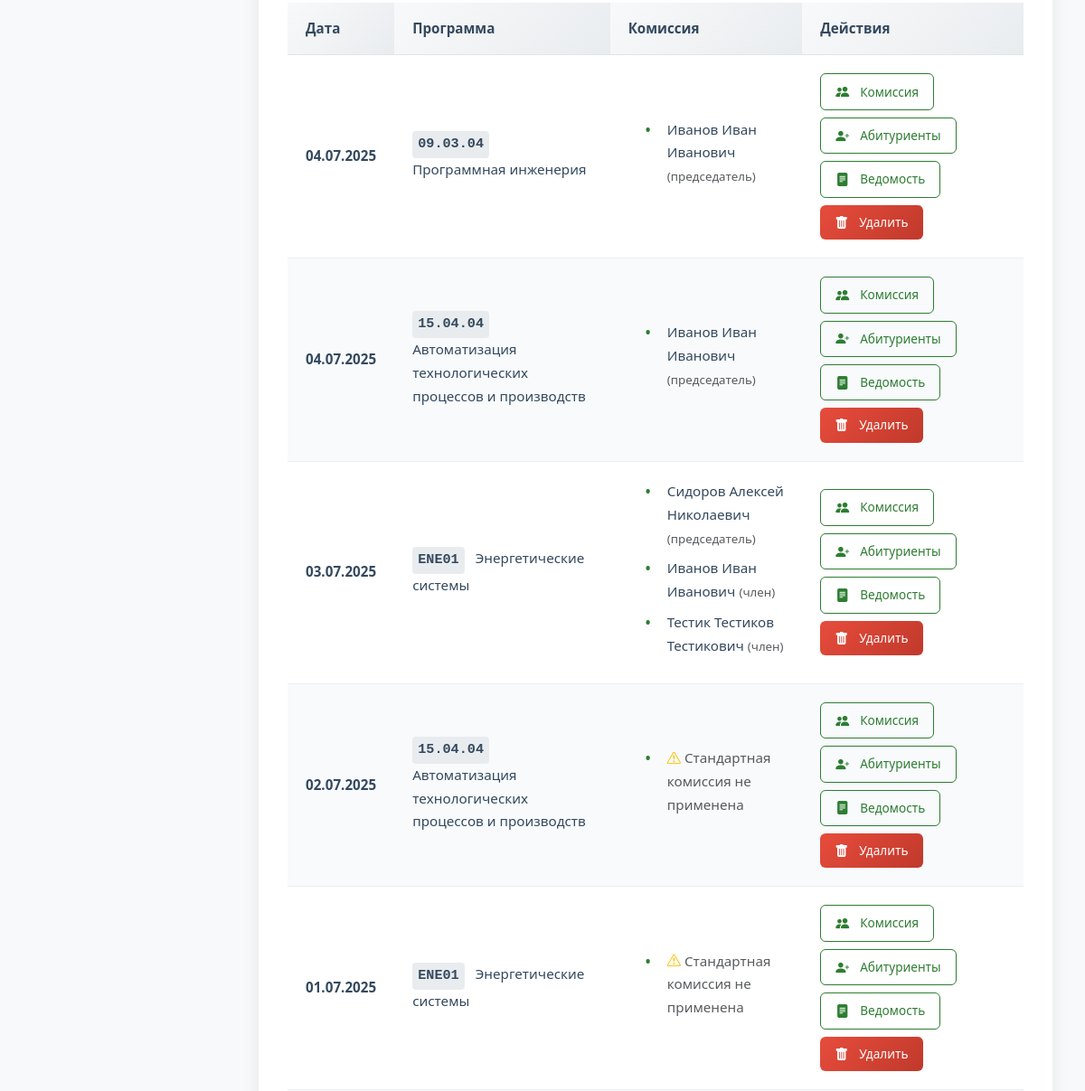
/exam_dates (signed in, middle part), run on an earlier commit of the app's database.
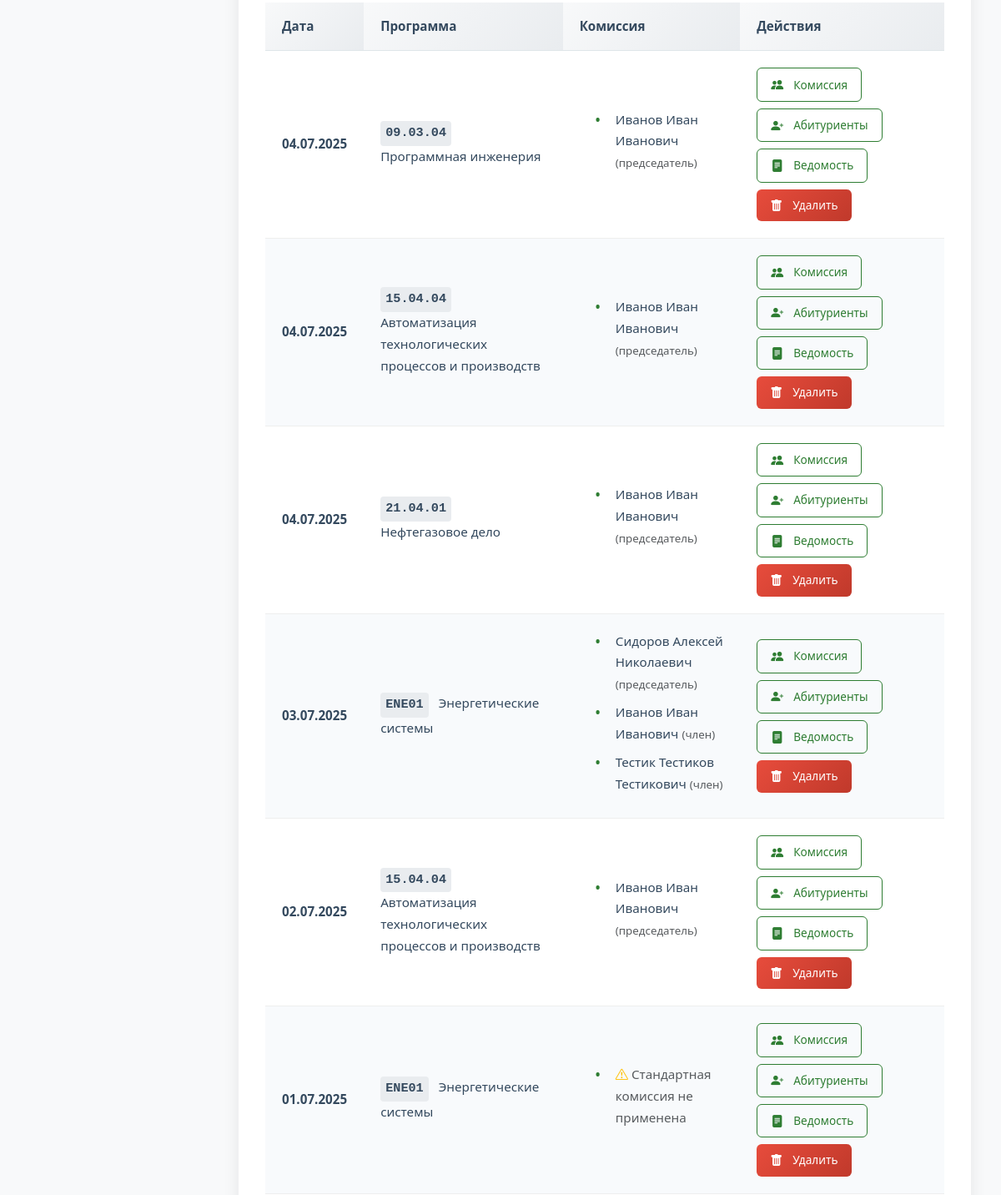
And on a later commit of the database.
### app/models.py (models this page shows, shortened)
class ExamDate(db.Model):
    id = db.Column(db.Integer, primary_key=True)
    date = db.Column(db.DateTime, nullable=False)
    program_id = db.Column(db.Integer, db.ForeignKey('program.id'), nullable=False)
    commission = db.relationship('CommissionMember', backref='exam_date', lazy=True, cascade='all, delete-orphan')  # Каскад
    applicants = db.relationship('Applicant', backref='exam_date', lazy=True,cascade='all, delete-orphan',passive_deletes=True)

class Program(db.Model):
    id = db.Column(db.Integer, primary_key=True)
    code = db.Column(db.String(50), nullable=False)
    name = db.Column(db.String(200), nullable=False)
    school_id = db.Column(db.Integer, db.ForeignKey('engineering_school.id'))
    questions = db.relationship('Question', backref='program', lazy=True, cascade='all, delete-orphan')
    standard_commission = db.relationship('StandardCommission', backref='program', lazy=True, cascade='all, delete-orphan')
    applicants = db.relationship('Applicant', backref='program', lazy=True, cascade='all, delete-orphan', passive_deletes=True)
    exam_dates = db.relationship('ExamDate', backref='program', lazy=True, cascade='all, delete-orphan',passive_deletes=True)
    oop = db.relationship("Oop", backref='program', lazy=True, cascade='all, delete-orphan')  # Важно: cascade

class CommissionMember(db.Model):
    id = db.Column(db.Integer, primary_key=True)
    exam_date_id = db.Column(db.Integer, db.ForeignKey('exam_date.id'), nullable=False)
    user_id = db.Column(db.Integer, db.ForeignKey('user.id'), nullable=False)
    role = db.Column(db.String(50), nullable=False)  # 'председатель', 'заместитель', 'член'
    user = db.relationship('User', back_populates='commission_members')

class User(UserMixin, db.Model):
    id = db.Column(db.Integer, primary_key=True)
    username = db.Column(db.String(80), unique=True, nullable=False)
    password = db.Column(db.String(120), nullable=False)
    full_name = db.Column(db.String(100), nullable=False)
    position = db.Column(db.String(100), nullable=False)
    role = db.Column(db.String(20), nullable=False)  # 'admin', 'secretary', 'commission'
    school_id = db.Column(db.Integer, db.ForeignKey('engineering_school.id'))
    engineering_school = db.relationship('EngineeringSchool', backref='users')
    commission_members = db.relationship('CommissionMember', back_populates='user', cascade='all, delete-orphan')
    standard_commissions = db.relationship('StandardCommission', back_populates='user', cascade='all, delete-orphan')

### app/routes.py (the view, shortened to what this page needs)
@routes.route('/exam_dates', methods=['GET', 'POST'])
@login_required
def exam_dates():
    if current_user.role not in ['admin', 'secretary']:
        abort(403)
    form = ExamDateForm()
    if current_user.role == 'secretary':
        form.program_id.choices = [
            (p.id, f"{p.code} {p.name}")
            for p in Program.query.filter_by(school_id=current_user.school_id)
        ]
    sort_order = request.args.get('sort', 'desc')  # asc или desc
    program_filter = request.args.get('program_filter', '').strip()
    if current_user.role == 'secretary':
        query = ExamDate.query \
            .join(Program) \
            .filter(Program.school_id == current_user.school_id)
    else:
        query = ExamDate.query
    if sort_order == 'asc':
        exam_dates = query.order_by(ExamDate.date.asc()).all()
    else:  # desc по умолчанию
        exam_dates = query.order_by(ExamDate.date.desc()).all()
    return render_template(
        'exam_dates.html',
        form=form,
        exam_dates=exam_dates,
        sort_order=sort_order,
        program_filter=program_filter
    )

### app/templates/exam_dates.html (shortened to what this page needs)
{% extends "base.html" %}
{% block content %}
{% block styles %}
    <link rel="stylesheet" href="{{ url_for('static', filename='css/exam_dates.css') }}">
{% endblock %}
<div class="admin-container">
    <div class="content-card">
        {% if exam_dates %}
        <div class="table-responsive">
            <table class="elegant-table">
                <thead>
                    <tr>
                        <th>Дата</th>
                        <th>Программа</th>
                        <th>Комиссия</th>
                        <th>Действия</th>
                    </tr>
                </thead>
                <tbody>
                    {% for exam_date in exam_dates %}
                    <tr>
                        <td data-label="Дата"><strong>{{ exam_date.date.strftime('%d.%m.%Y') }}</strong></td>
                        <td data-label="Программа">
                            <span class="program-code" title="Код программы">{{ exam_date.program.code }}</span>
                            {{ exam_date.program.name }}
                        </td>
                        <td data-label="Комиссия">
                            <ul class="commission-list">
                                {% for member in exam_date.commission %}
                                <li>{{ member.user.full_name }} <small class="text-muted">({{ member.role }})</small></li>
                                {% else %}
                                <li class="text-muted">
                                    {% if exam_date.program.standard_commission %}
                                    <i class="bi bi-exclamation-triangle text-warning"></i> Стандартная комиссия не применена
                                    {% else %}
                                    <i class="bi bi-info-circle"></i> Комиссия не назначена
                                    {% endif %}
                                </li>
                                {% endfor %}
                            </ul>
                        </td>
                        <td data-label="Действия">
                            <div class="action-buttons">
                                <a href="{{ url_for('routes.assign_commission', exam_date_id=exam_date.id) }}"
                                   class="btn btn-outline-elegant btn-elegant btn-sm">
                                    <i class="bi bi-people-fill me-1"></i>Комиссия
                                </a>
                                <a href="{{ url_for('routes.assign_applicants', exam_date_id=exam_date.id) }}"
                                   class="btn btn-outline-elegant btn-elegant btn-sm">
                                    <i class="bi bi-person-plus-fill me-1"></i>Абитуриенты
                                </a>
                                <a href="{{ url_for('routes.view_vedomost', exam_date_id=exam_date.id) }}"
                                   class="btn btn-outline-elegant btn-elegant btn-sm">
                                    <i class="bi bi-file-text-fill me-1"></i>Ведомость
                                </a>
                                <form action="{{ url_for('routes.delete_exam_date', exam_date_id=exam_date.id) }}"
                                    method="POST"
                                    class="d-inline"
                                    onsubmit="return confirm('Вы уверены, что хотите удалить эту экзаменационную дату?');">
                                    <button type="submit" class="btn btn-danger btn-sm">
                                        <i class="bi bi-trash-fill me-1"></i>Удалить
                                    </button>
                                </form>
                            </div>
                        </td>
                    </tr>
                    {% endfor %}
                </tbody>
            </table>
        </div>
        {% else %}
        <div class="no-results">
            <i class="bi bi-search" style="font-size: 3rem; margin-bottom: 1rem;"></i>
            <h4>Ничего не найдено</h4>
            <p>Попробуйте изменить параметры фильтра или использовать другой запрос</p>
        </div>
        {% endif %}
    </div>
</div>
{% endblock %}

### app/templates/base.html (shortened to what this page needs)
<!DOCTYPE html>
<html lang="ru">
<head>
    <link href="https://cdn.jsdelivr.net/npm/bootstrap@5.3.0/dist/css/bootstrap.min.css" rel="stylesheet">
    <link rel="stylesheet" href="https://cdn.jsdelivr.net/npm/bootstrap-icons@1.10.0/font/bootstrap-icons.css">
    <link rel="stylesheet" href="{{ url_for('static', filename='style.css') }}">
</head>
<body>
    <div class="main-wrapper">
        <main class="main-content">
        {% block content %}{% endblock %}
    </main>
    </div>
</body>
</html>

### static/style.css (style rules this page uses)
:root { --primary: #0d6efd; --secondary: #6c757d; --success: #198754; --info: #0dcaf0; --warning: #ffc107; --danger: #dc3545; --light: #f8f9fa; --dark: #212529; }
body { font-family: 'Segoe UI', Tahoma, Geneva, Verdana, sans-serif; background-color: #f8fafc; color: #333; }
.btn { border-radius: 0.5rem; font-weight: 500; padding: 0.5rem 1rem; transition: all 0.2s; display: inline-flex; align-items: center; gap: 0.5rem; }
.btn i { font-size: 1.1em; }
.btn-sm { padding: 0.25rem 0.5rem; }

### app/static/css/exam_dates.css (style rules this page uses)
.admin-container { max-width: 1400px; margin: 2rem auto; padding: 0 1rem; }
.content-card { background: #fff; border-radius: 12px; box-shadow: 0 4px 20px rgba(0, 0, 0, 0.08); padding: 2rem; margin-bottom: 2rem; border: none; }
.btn-elegant { border-radius: 8px; font-weight: 500; transition: all 0.3s; padding: 0.75rem 1.5rem; }
.btn-outline-elegant { border: 1px solid #2E7D32; color: #2E7D32; background: transparent; }
.btn-danger { background: linear-gradient(135deg, #e74c3c 0%, #c0392b 100%); border: none; color: white; }
.elegant-table { width: 100%; border-collapse: separate; border-spacing: 0; font-size: 0.95rem; }
.elegant-table thead th { background: linear-gradient(135deg, #f8f9fa 0%, #e9ecef 100%); color: #34495e; font-weight: 600; padding: 1rem 1.25rem; border-bottom: 1px solid #dfe6e9; position: sticky; top: 0; }
.elegant-table tbody tr { transition: all 0.2s; }
.elegant-table tbody tr:nth-child(even) { background-color: #f8fafc; }
.elegant-table td { padding: 1.25rem; vertical-align: middle; border-bottom: 1px solid #eee; color: #34495e; }
.commission-list { margin: 0; padding-left: 1.2rem; list-style-type: none; }
.commission-list li { margin-bottom: 0.5rem; position: relative; padding-left: 1.5rem; }
.commission-list li:before { content: "•"; color: #2E7D32; font-weight: bold; position: absolute; left: 0; }
.action-buttons { display: flex; flex-wrap: wrap; gap: 0.5rem; }
.btn-sm { padding: 0.5rem 1rem; font-size: 0.85rem; border-radius: 6px; }
.program-code { font-weight: bold; background-color: #e9ecef; padding: 2px 6px; border-radius: 4px; font-family: monospace; display: inline-block; margin-right: 8px; }

### app/templates/base.html (style rules this page uses)
:root { --primary: #2e7d32; --primary-dark: #1b5e20; --primary-light: #4caf50; --accent: #ff9800; --light-bg: #f8f9fa; --card-bg: #ffffff; --dark-text: #212529; --light-text: #f8f9fa; --border: #e0e0e0; --success: #4caf50; --info: #2196f3; --warning: #ff9800; --danger: #f44336; --sidebar-width: 280px; }
* { box-sizing: border-box; }
body { font-family: 'Segoe UI', 'Roboto', sans-serif; background-color: var(--light-bg); color: var(--dark-text); line-height: 1.7; margin: 0; padding: 0; display: flex; min-height: 100vh; overflow-x: hidden; }
.main-wrapper { flex: 1; display: flex; flex-direction: column; min-width: 0; margin-left: var(--sidebar-width); transition: margin-left 0.3s ease; width: calc(100% - var(--sidebar-width)); }
.main-content { flex: 1; padding: 20px; max-width: 1400px; width: 100%; margin: 0 auto; }
@media (max-width: 1200px) { :root { --sidebar-width: 250px; } }

What changed in the data, as far as the page shows it:
added ExamDate: date "04.07.2025", program.code "21.04.01", program.name "Нефтегазовое дело"
added CommissionMember: user.full_name "Иванов Иван Иванович", role "председатель", shown under "04.07.2025"
shown differently, row unchanged: ExamDate (number 5 of 6 on the later page): no longer shows "Стандартная комиссия не применена"
added CommissionMember: user.full_name "Иванов Иван Иванович", role "председатель", shown under ExamDate (number 5 of 6 on the later page)
